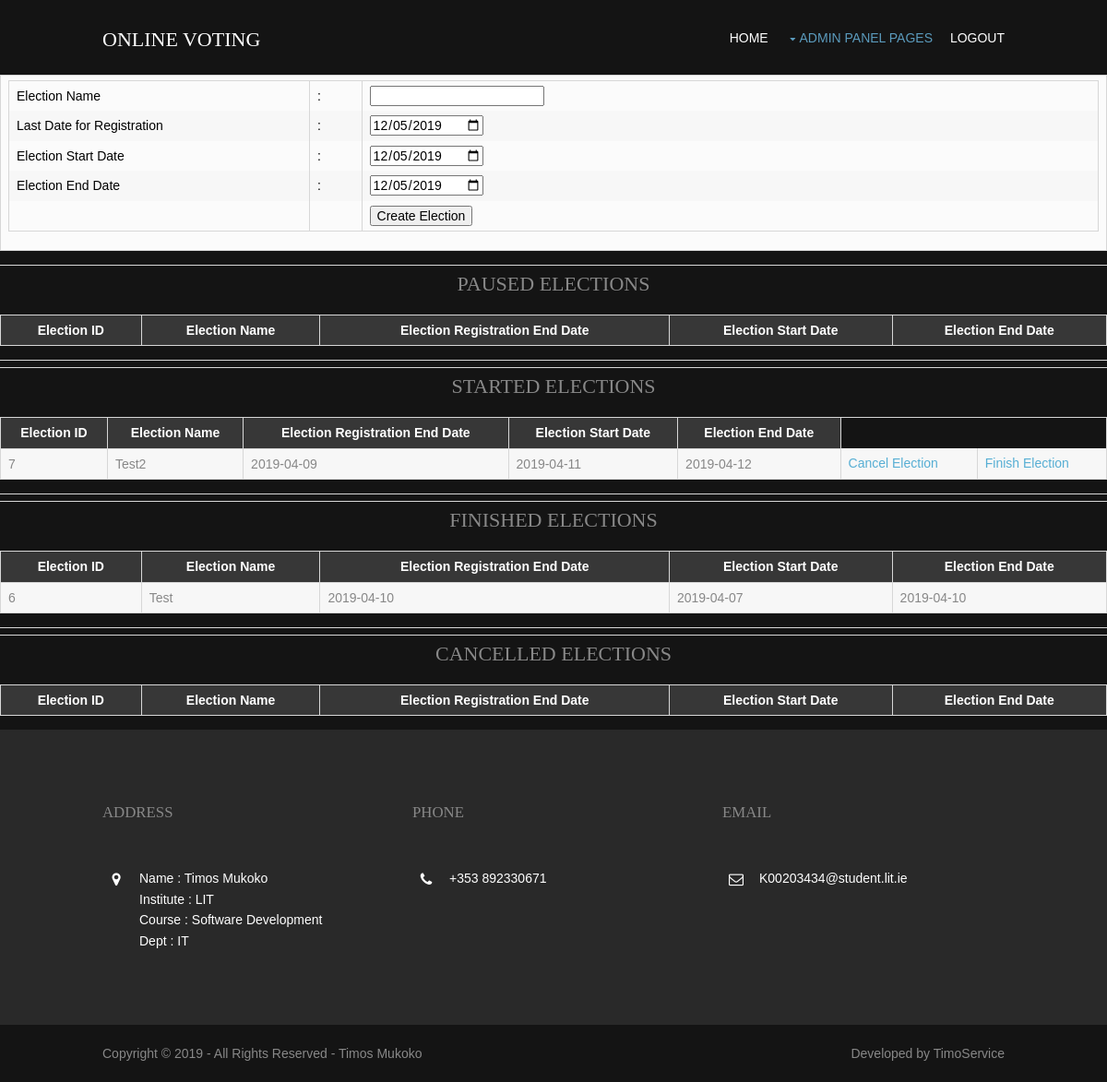
The app's page /admin/elections.php (signed in) with its own data.
### tables this page shows
CREATE TABLE `tbelections` (
  `election_id` int(11) NOT NULL AUTO_INCREMENT,
  `election_name` varchar(255) NOT NULL,
  `reg_date` date NOT NULL,
  `start_date` date NOT NULL,
  `end_date` date NOT NULL,
  `status` enum('S','F','P','C') NOT NULL,
  PRIMARY KEY (`election_id`)
);

### admin/elections.php (the view, shortened to what this page needs)
<?php
    $mysqli = new mysqli("localhost", "root", "", "poll3");
?>
<!DOCTYPE html>
<html>
<head>
<link href="layout/styles/layout.css" rel="stylesheet" type="text/css" media="all">
<link href="css/jquery-ui.css" rel="stylesheet">
</head>
<body id="top">
<div class="wrapper row1">
  <header id="header" class="hoc clear">
    <div id="logo" class="fl_left">
      <h1><a href="index.php">ONLINE VOTING</a></h1>
    </div>
    <nav id="mainav" class="fl_right">
      <ul class="clear">
        <li><a href="admin.php">Home</a></li>
        <li class="active"><a class="drop" href="#">Admin Panel Pages</a>
        </li>
        <li><a href="logout.php">Logout</a></li>
      </ul>
    </nav>
  </header>
</div>
<div >
<table style="background-color:powderblue;" width="300" border="0" align="center" cellpadding="0" cellspacing="1">
<tr>
<form name="form1" method="post" action="elections.php">
<td>
<table style="background-color:powderblue;" width="100%" border="0" cellpadding="3" cellspacing="1" >
  <tr>
  <td style="color:#000000"; width="120" >Election Name</td>
  <td style="color:#000000"; width="6">:</td>
  <td style="color:#000000"; width="294"><input name="name" type="text" ></td>
  </tr>
  <tr>
  <td style="color:#000000"; width="120" >Last Date for Registration</td>
  <td style="color:#000000"; width="6">:</td>
  <td style="color:#000000"; width="294"><input type="date" id="Datein" name="Datein" min="2019-04-29" value="<?php echo date('Y-m-d'); ?>"/></td>
  </tr>
  <tr>
  <td style="color:#000000"; width="120" >Election Start Date</td>
  <td style="color:#000000"; width="6">:</td>
  <td style="color:#000000"; width="294"><input name="startdate" type="date" min="2019-04-29" value="<?php echo date('Y-m-d'); ?>" ></td>
  </tr>
  <tr>
  <td style="color:#000000"; width="120" >Election End Date</td>
  <td style="color:#000000"; width="6">:</td>
  <td style="color:#000000"; width="294"><input name="enddate" type="date" min="2019-04-29" value="<?php echo date('Y-m-d'); ?>"></td>
  </tr>
  <tr>
  <td>&nbsp;</td>
  <td>&nbsp;</td>
  <td style="color:#000000";><input type="submit" name="Submit" value="Create Election"></td>
  </tr>
</table>
</td>
</form>
</tr>
</table>
<hr>
<table border="0" width="620" align="center">
<CAPTION><h3>PAUSED ELECTIONS</h3></CAPTION>
<tr>
<th>Election ID</th>
<th>Election Name</th>
<th>Election Registration End Date</th>
<th>Election Start Date</th>
<th>Election End Date</th>
</tr>
</table>
<hr>
<hr>
<table border="0" width="620" align="center">
<CAPTION><h3>STARTED ELECTIONS</h3></CAPTION>
<tr>
<th>Election ID</th>
<th>Election Name</th>
<th>Election Registration End Date</th>
<th>Election Start Date</th>
<th>Election End Date</th>
</tr>
<?php
    $result = $mysqli->query("SELECT * FROM tbelections WHERE status = 'S'");
    while ($row = mysqli_fetch_array($result)){
    echo "<tr>";
    echo "<td>" . $row['election_id']."</td>";
    echo "<td>" . $row['election_name']."</td>";
    echo "<td>" . $row['reg_date']."</td>";
    echo "<td>" . $row['start_date']."</td>";
    echo "<td>" . $row['end_date']."</td>";
    echo '<td><a href="elections.php?id=' . $row['election_id'] . '&to=C">Cancel Election</a></td>';
    echo '<td><a href="elections.php?id=' . $row['election_id'] . '&to=F">Finish Election</a></td>';
    echo "</tr>";
    }
?>
</table>
<hr>
<hr>
<table border="0" width="620" align="center">
<CAPTION><h3>FINISHED ELECTIONS</h3></CAPTION>
<tr>
<th>Election ID</th>
<th>Election Name</th>
<th>Election Registration End Date</th>
<th>Election Start Date</th>
<th>Election End Date</th>
</tr>
<?php
    $result = $mysqli->query("SELECT * FROM tbelections WHERE status = 'F'");
    while ($row = mysqli_fetch_array($result)){
    echo "<tr>";
    echo "<td>" . $row['election_id']."</td>";
    echo "<td>" . $row['election_name']."</td>";
    echo "<td>" . $row['reg_date']."</td>";
    echo "<td>" . $row['start_date']."</td>";
    echo "<td>" . $row['end_date']."</td>";
    echo "</tr>";
    }
?>
</table>
<hr>
<hr>
<table border="0" width="620" align="center">
<CAPTION><h3>CANCELLED ELECTIONS</h3></CAPTION>
<tr>
<th>Election ID</th>
<th>Election Name</th>
<th>Election Registration End Date</th>
<th>Election Start Date</th>
<th>Election End Date</th>
</tr>
</table>
</div>
<?php include 'footer.php'; ?>

### admin/layout/styles/layout.css (style rules this page uses)
#header { padding:30px 0 0 0; }
#header #logo h1 { margin:0; padding:0; font-size:22px; text-transform:uppercase; }
*, *::before, *::after { transition:all .3s ease-in-out; }
nav ul, nav ol { margin:0; padding:0; list-style:none; }
#mainav, #breadcrumb, .sidebar nav { line-height:normal; }
#mainav .drop::after, #mainav li li .drop::after, #breadcrumb li a::after, .sidebar nav a::after { position:absolute; font-family:"FontAwesome"; font-size:10px; line-height:10px; }
#mainav ul.clear { margin-top:3px; }
#mainav ul { text-transform:uppercase; }
#mainav li { display:inline-block; position:relative; margin:0 15px 0 0; padding:0; }
#mainav li:last-child { margin-right:0; }
#mainav li a { display:block; padding:0 0 32px 0; }
#mainav .drop { padding-left:15px; }
#mainav .drop::after, #mainav li li .drop::after { content:"\f0d7"; }
#mainav .drop::after { top:5px; left:5px; }
table, th, td { border:1px solid; border-collapse:collapse; vertical-align:top; }
table, th { table-layout:auto; }
table { width:100%; margin-bottom:15px; }
th, td { padding:5px 8px; }
td { border-width:0 1px; }
body { color:#888888; background-color:#141414; }
a { color:#56AED4; }
hr, .borderedbox { border-color:#D7D7D7; }
.row1 { color:#FFFFFF; background-color:#141414; }
#header #logo * { color:inherit; }
#mainav li a { color:inherit; }
#mainav .active a, #mainav a:hover, #mainav li:hover > a { color:#5B9BBD; background-color:inherit; }
table, th, td, #comments .avatar, #comments input, #comments textarea { border-color:#D7D7D7; }
th { color:#FFFFFF; background-color:#373737; }
tr, #comments li, #comments input[type="submit"], #comments input[type="reset"] { color:inherit; background-color:#FBFBFB; }
tr:nth-child(even), #comments li:nth-child(even) { color:inherit; background-color:#F7F7F7; }
table a, #comments a { background-color:inherit; }
@media screen and (min-width:978px) { .hoc { max-width:978px; } }

### admin/layout/styles/framework.css (style rules this page uses)
html { overflow-y:scroll; overflow-x:hidden; }
html, body { margin:0; padding:0; font-size:14px; line-height:1.6em; }
*, *::before, *::after { box-sizing:border-box; }
.clear, .group { display:block; }
.clear::before, .clear::after, .group::before, .group::after { display:table; content:""; }
.clear, .clear::after, .group, .group::after { clear:both; }
a { outline:none; text-decoration:none; }
.fl_left, .imgl { float:left; }
.fl_right, .imgr { float:right; }
body, input, textarea, select { font-family:Verdana, Geneva, sans-serif; }
h1, h2, h3, h4, h5, h6, .heading { font-family:Georgia, "Times New Roman", Times, serif; }
form, fieldset, legend { margin:0; padding:0; border:none; }
label, input, textarea, select, button { display:block; resize:none; outline:none; color:inherit; font-size:inherit; font-family:inherit; vertical-align:middle; }
h1, h2, h3, h4, h5, h6, .heading { margin:0 0 20px 0; font-size:22px; line-height:normal; font-weight:normal; text-transform:capitalize; }
hr { display:block; width:100%; height:1px; border:solid; border-width:1px 0 0 0; }
.wrapper { display:block; width:100%; margin:0; padding:0; text-align:left; word-wrap:break-word; }
.hoc { display:block; margin:0 auto; }
address, article, aside, figcaption, figure, footer, header, main, nav, section { display:block; margin:0; padding:0; }

### records on screen
tbelections: election_id "7", election_name "Test2", reg_date "2019-04-09", start_date "2019-04-11", end_date "2019-04-12"
tbelections: election_id "6", election_name "Test", reg_date "2019-04-10", start_date "2019-04-07", end_date "2019-04-10"
